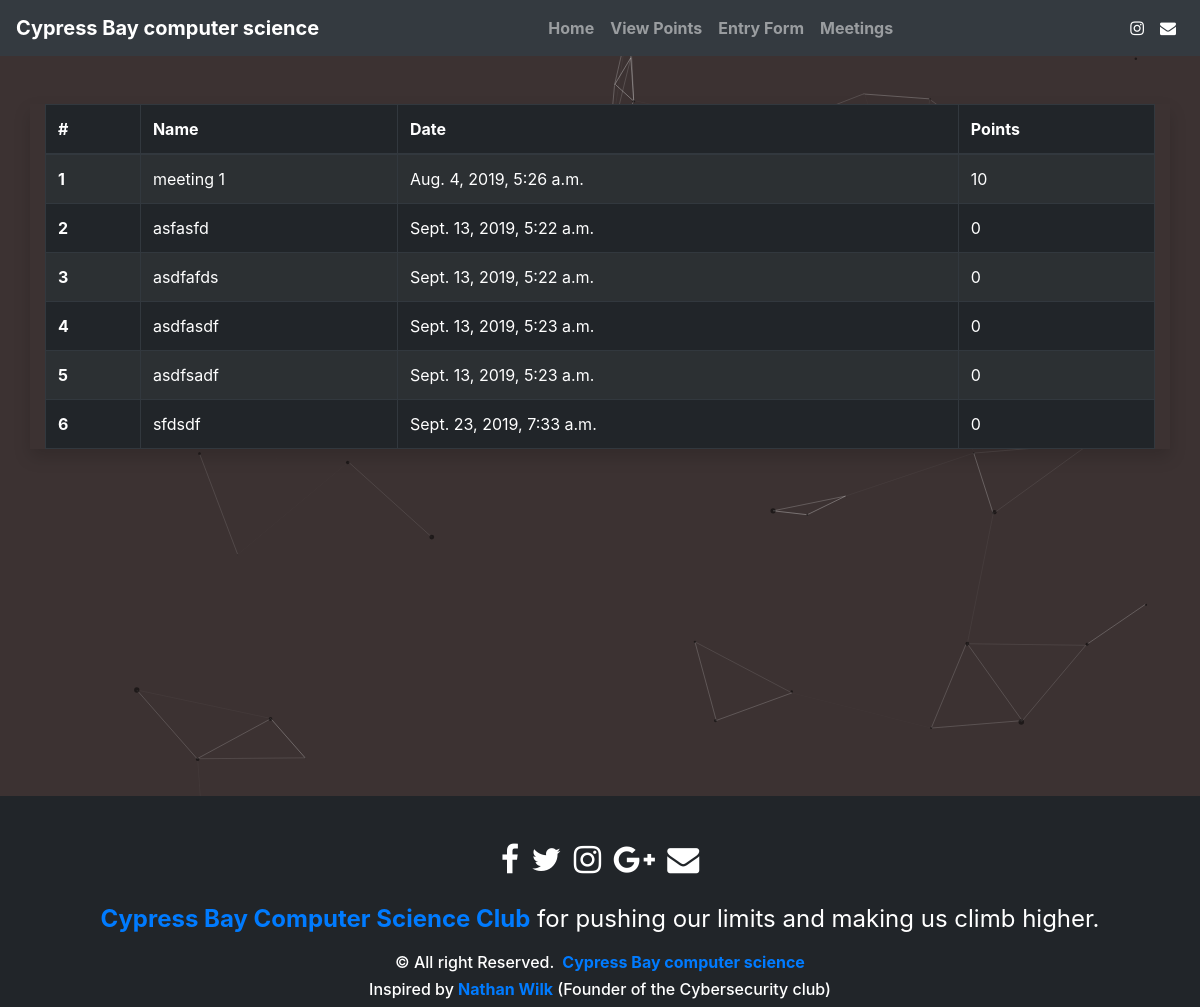
Screenshot of /meetings/ with the database file from the repository.
### points/models.py (models this page shows, shortened)
class MeetingKey(models.Model):
    meetingKey = models.CharField(max_length=64, default=hashKey)
    name = models.TextField()
    date = models.DateTimeField(auto_now_add=True)
    points = models.IntegerField(default=0)
    desc = models.TextField()
    qr_code = models.ImageField(upload_to='meetingKey/', blank=True)

### comp/views.py (the view)
# urls.py: path('meetings/', views.meetings, name='meetings'),
def meetings(request):
    context = {
        "meetings" : MeetingKey.objects.all()
    }
    return render(request, 'meetings.html', context)

### templates/meetings.html
{% extends 'layouts/default.html' %}
{% block content %}
  <div class="container wrapper shadow">
    <table id="studentPoints" class="table table-dark table-bordered table-condensed table-striped table-hover">
      <thead>
        <tr>
          <th scope="col">#</th>
          <th scope="col">Name</th>
          <th scope="col">Date</th>
          <th scope="col">Points</th>
        </tr>
      </thead>
      <tbody>
      {% for meeting in meetings %}
        <tr class="table-row lineage" data-href="{% url 'meetingList' pk=meeting.id %}">
          <th scope="row">
            {{ forloop.counter }}
          </th>
          <td class="name">
          {{ meeting.name }}
          </td>
          <td class="date">
          {{ meeting.date }}
          </td>
          <td class="points">
            {{ meeting.points }}
          </td>
        </tr>
      {% endfor %}
    </tbody>
  </table>
</div>
{% endblock %}

### assets/css/styles.css (style rules this page uses)
html, body { width: 100%; height: 100%; margin: 0; padding: 0; overflow: visible; }
.container { margin: 4% auto; }
.shadow { -moz-box-shadow: inset 0 0 5px #000000; -webkit-box-shadow: inset 0 0 5px #000000; box-shadow: inset 0 0 5px #000000; }
.wrapper { z-index:2; position: relative; }

### rows the page displays
MeetingKey: name "meeting 1", date "Aug. 4, 2019, 5:26 a.m.", points "10"
MeetingKey: name "asfasfd", date "Sept. 13, 2019, 5:22 a.m.", points "0"
MeetingKey: name "asdfafds", date "Sept. 13, 2019, 5:22 a.m.", points "0"
MeetingKey: name "asdfasdf", date "Sept. 13, 2019, 5:23 a.m.", points "0"
MeetingKey: name "asdfsadf", date "Sept. 13, 2019, 5:23 a.m.", points "0"
MeetingKey: name "sfdsdf", date "Sept. 23, 2019, 7:33 a.m.", points "0"
